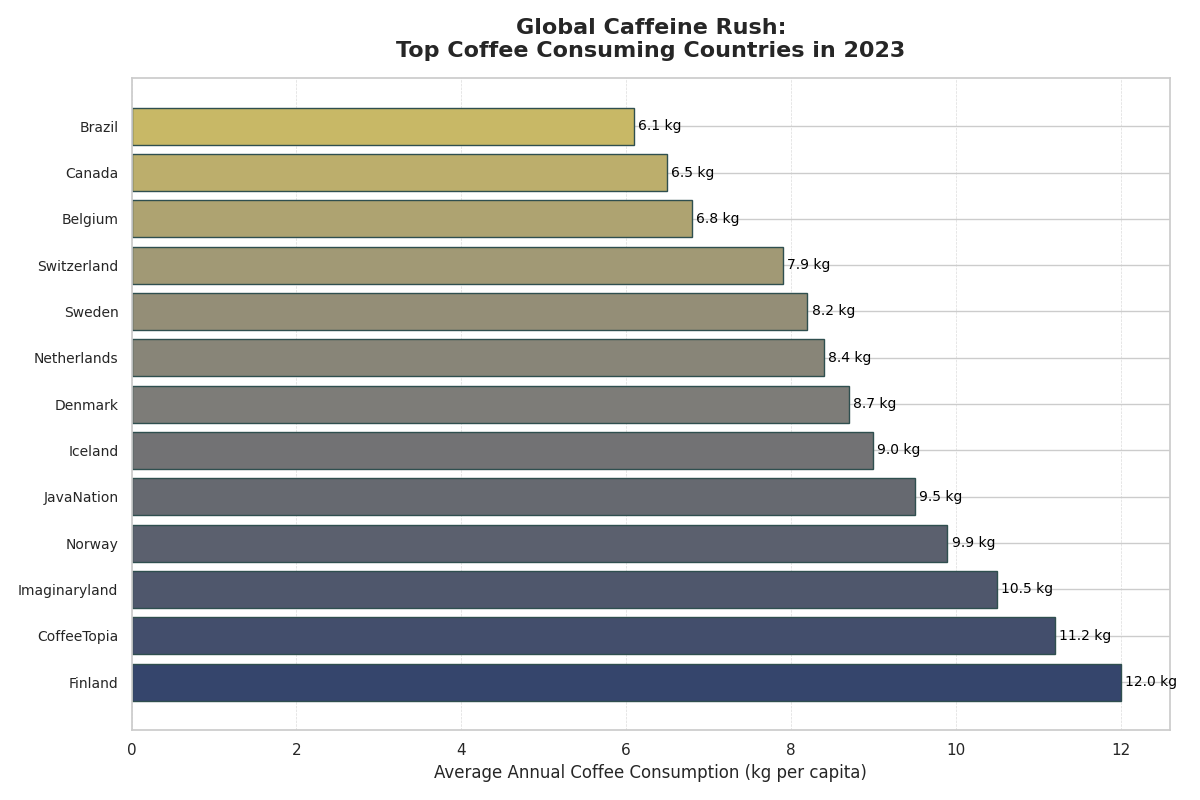

Python code for this plot:
import matplotlib.pyplot as plt
import numpy as np

# Extended countries and coffee consumption data
countries = ['Finland', 'Norway', 'Iceland', 'Denmark', 'Netherlands', 
             'Sweden', 'Switzerland', 'Belgium', 'Canada', 'Brazil',
             'Imaginaryland', 'CoffeeTopia', 'JavaNation']
consumption_kg = [12, 9.9, 9, 8.7, 8.4, 8.2, 7.9, 6.8, 6.5, 6.1, 
                  10.5, 11.2, 9.5]

# Sort data in descending order of consumption
sorted_indices = np.argsort(consumption_kg)[::-1]
countries_sorted = [countries[i] for i in sorted_indices]
consumption_sorted = [consumption_kg[i] for i in sorted_indices]

# Create a horizontal bar chart
fig, ax = plt.subplots(figsize=(12, 8))
colors = plt.cm.cividis(np.linspace(0.2, 0.8, len(countries)))

# Plotting horizontal bars
bars = ax.barh(countries_sorted, consumption_sorted, color=colors, edgecolor='darkslategray')

# Titles and labels
ax.set_title('Global Caffeine Rush:\nTop Coffee Consuming Countries in 2023', fontsize=16, fontweight='bold', pad=15)
ax.set_xlabel('Average Annual Coffee Consumption (kg per capita)', fontsize=12)

# Annotate each bar
for bar in bars:
    width = bar.get_width()
    ax.annotate(f'{width} kg', xy=(width, bar.get_y() + bar.get_height() / 2),
                xytext=(3, 0), textcoords='offset points',
                ha='left', va='center', fontsize=10, color='black')

# Enhancing the layout
ax.xaxis.grid(True, linestyle='--', linewidth=0.5, alpha=0.7)
ax.set_axisbelow(True)
ax.tick_params(axis='y', which='major', labelsize=10)

# Automatically adjust layout
plt.tight_layout()

# Display the plot
plt.show()
